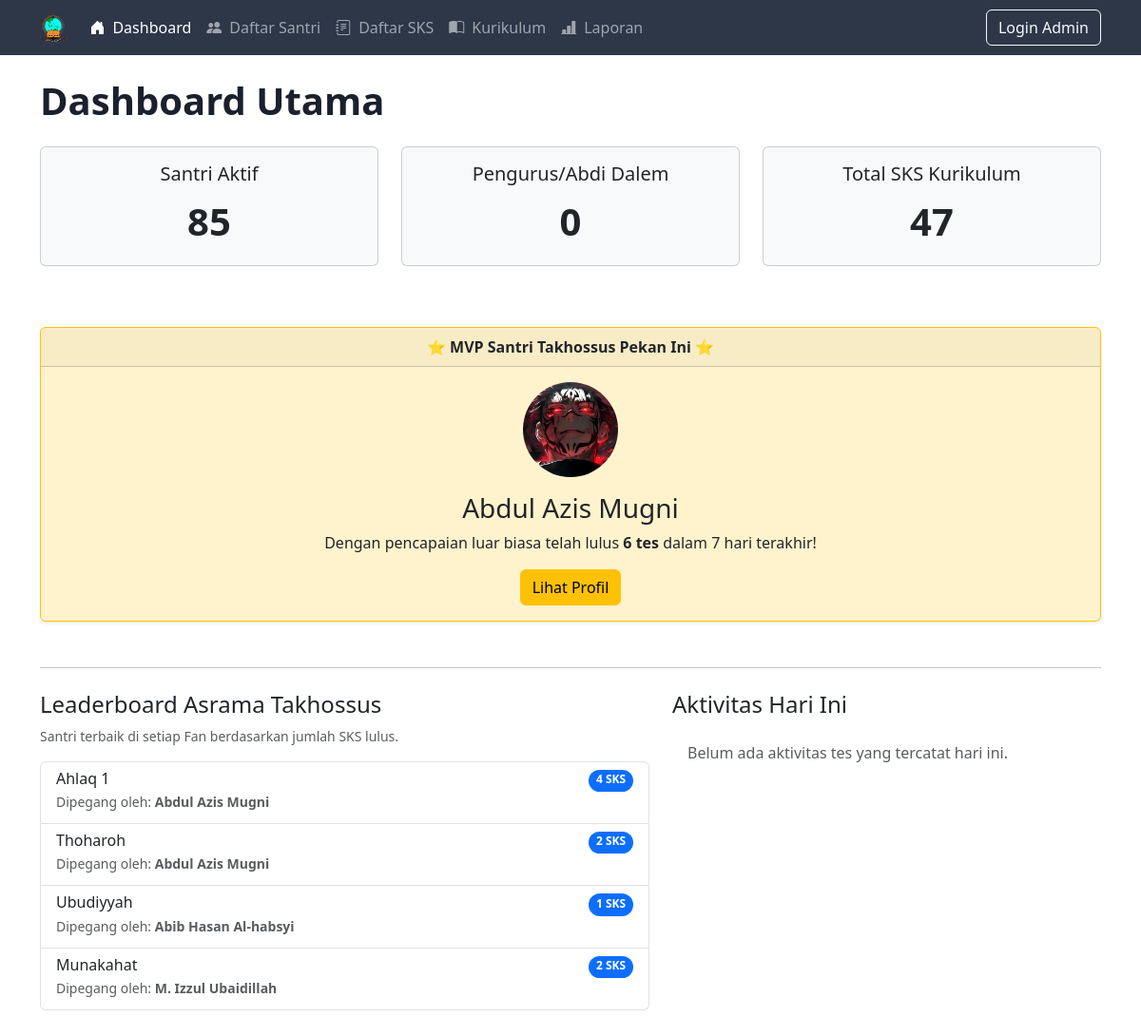
Page /santri/ on the earlier database version.
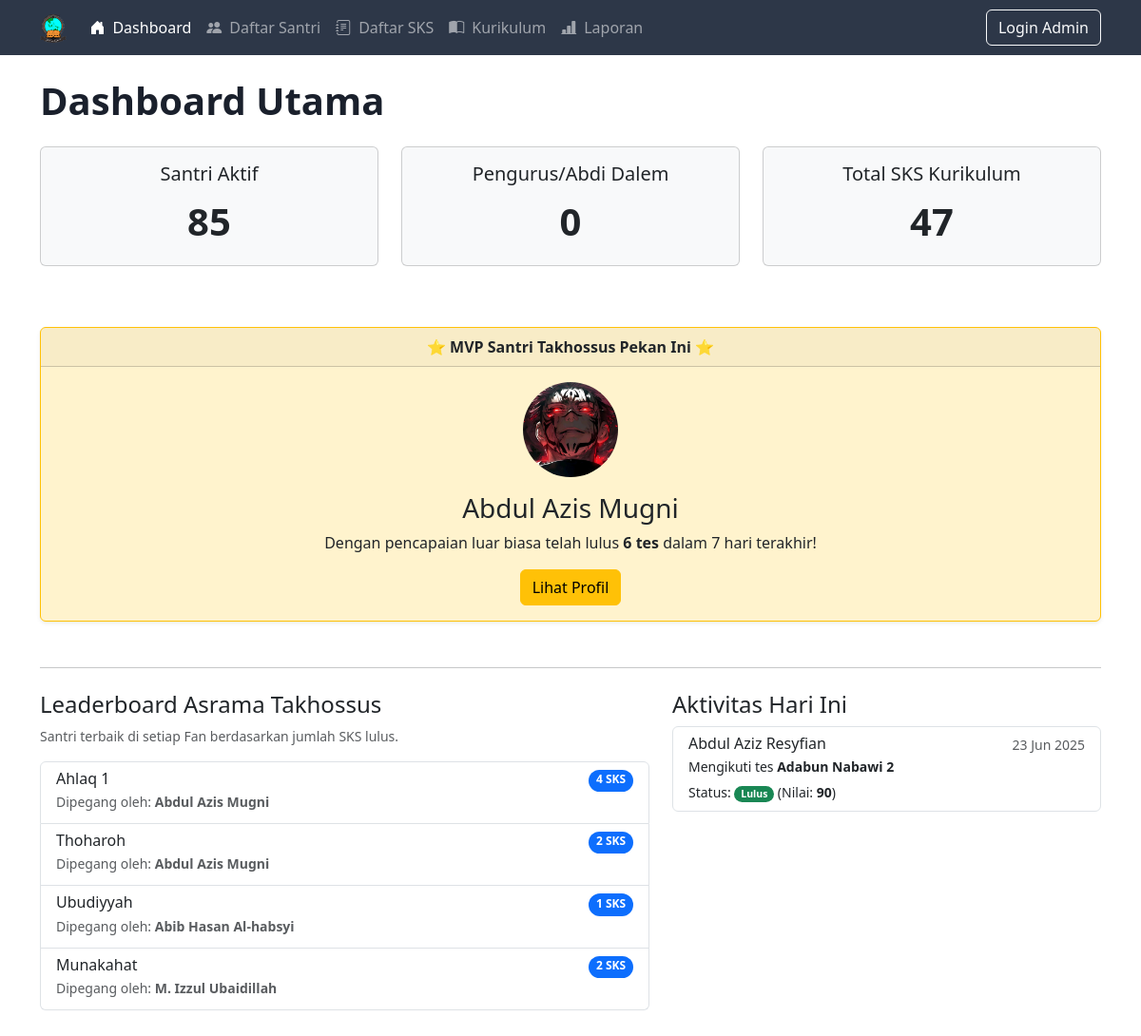
Same page on the later database version.
### core/models.py (models this page shows, shortened)
class Fan(models.Model):
    nama_fan = models.CharField(max_length=100, unique=True, verbose_name="Nama Fan")
    deskripsi = models.TextField(blank=True, null=True)
    urutan = models.IntegerField(default=0, help_text="Isi dengan angka untuk urutan, misal: 1, 2, 3...")
    target_durasi_hari = models.PositiveIntegerField(default=30, help_text="Target penyelesaian dalam HARI, misal: 1 bulan = 30 hari")

class Santri(models.Model):
    STATUS_CHOICES = [
        ('Aktif', 'Aktif'),
        ('Lulus', 'Lulus'),
        ('Non-Aktif', 'Non-Aktif'),
    ]
    nama_lengkap = models.CharField(max_length=150)
    id_santri = models.CharField(max_length=20, unique=True, blank=True, null=True, verbose_name="ID Santri")
    status = models.CharField(max_length=10, choices=STATUS_CHOICES, default='Aktif')
    foto_profil = models.ImageField(
        upload_to='santri_photos/',
        blank=True,
        null=True,
        help_text="Upload foto profil santri"
    )

class RiwayatTes(models.Model):
    santri = models.ForeignKey(Santri, on_delete=models.CASCADE, related_name='riwayat_tes')
    sks = models.ForeignKey(SKS, on_delete=models.CASCADE, related_name='riwayat_tes')
    tanggal_tes = models.DateField()
    nilai = models.IntegerField(
        validators=[MinValueValidator(0), MaxValueValidator(100)]
    )
    @property
    def status_kelulusan(self):
        if self.nilai >= self.sks.nilai_minimal:
            return "Lulus"
        else:
            return "Mengulang"

class SKS(models.Model):
    nama_sks = models.CharField(max_length=200, unique=True, verbose_name="Nama SKS/Kitab")
    fan = models.ForeignKey(Fan, on_delete=models.CASCADE, related_name='sks_list')
    nilai_minimal = models.PositiveIntegerField(default=90, help_text="Nilai minimal untuk lulus SKS ini")
    class Meta:
        verbose_name = "SKS"
        verbose_name_plural = "SKS"

### core/views.py (the view)
# urls.py: path('', views.daftar_santri, name='daftar_santri'),
def daftar_santri(request):
    total_santri_aktif = Santri.objects.filter(status='Aktif').count()
    total_lulusan = Santri.objects.filter(status='Lulus').count()
    total_sks = SKS.objects.count()
    today = date.today()
    aktivitas_terkini = RiwayatTes.objects.filter(tanggal_tes=today).order_by('-id')
    semua_fan = Fan.objects.all().order_by('urutan')
    juara_per_fan = []
    for fan in semua_fan:
        peringkat_fan = Santri.objects.filter(status='Aktif', riwayat_tes__sks__fan=fan).annotate(
            jumlah_lulus_di_fan=Count('riwayat_tes__sks', distinct=True, filter=Q(riwayat_tes__sks__fan=fan) & Q(riwayat_tes__nilai__gte=F('riwayat_tes__sks__nilai_minimal')))
        ).filter(jumlah_lulus_di_fan__gt=0).order_by('-jumlah_lulus_di_fan', 'id')
        juara = peringkat_fan.first()
        if juara:
            juara_per_fan.append({'fan': fan, 'santri': juara, 'jumlah_lulus': juara.jumlah_lulus_di_fan})
    mvp_santri = Santri.objects.filter(
        status='Aktif',
        riwayat_tes__tanggal_tes__gte=today - timedelta(days=7),
    ).annotate(
        lulus_mingguan=Count('riwayat_tes', filter=Q(riwayat_tes__nilai__gte=F('riwayat_tes__sks__nilai_minimal')))
    ).order_by('-lulus_mingguan').first()
    konteks = { 'page_title': 'Dashboard Utama', 'total_santri_aktif': total_santri_aktif, 'total_lulusan': total_lulusan, 'total_sks': total_sks, 'aktivitas_terkini': aktivitas_terkini, 'juara_per_fan': juara_per_fan, 'mvp_santri': mvp_santri }
    return render(request, 'core/daftar_santri.html', konteks)

### core/templates/core/daftar_santri.html (shortened to what the changed rows need)
{% extends 'core/base.html' %}
{% load static %}
{% block content %}
    <h1 class="mb-4">Dashboard Utama</h1>
    <div class="row mt-4">
        <div class="col-md-7">
            <div class="list-group">
                {% for data in juara_per_fan %}
                    <a href="{% url 'core:leaderboard_fan' data.fan.pk %}" class="list-group-item list-group-item-action">
                        <div class="d-flex w-100 justify-content-between">
                            <h6 class="mb-1">{{ data.fan.nama_fan }}</h6>
                            <span class="badge bg-primary rounded-pill">{{ data.jumlah_lulus }} SKS</span>
                        </div>
                        <p class="mb-1 small text-muted">Dipegang oleh: <strong>{{ data.santri.nama_lengkap }}</strong></p>
                    </a>
                {% empty %}
                    <p class="text-muted p-3">Belum ada data untuk ditampilkan.</p>
                {% endfor %}
            </div>
        </div>
        <div class="col-md-5">
            <div class="list-group">
                {% for tes in aktivitas_terkini %}
                    <div class="list-group-item">
                        <div class="d-flex w-100 justify-content-between">
                            <h6 class="mb-1">{{ tes.santri.nama_lengkap }}</h6>
                            <small class="text-muted">{{ tes.tanggal_tes|date:"d M Y" }}</small>
                        </div>
                        <p class="mb-1 small">Mengikuti tes <strong>{{ tes.sks.nama_sks }}</strong></p>
                        <small>Status: {% if tes.status_kelulusan == "Lulus" %}<span class="badge rounded-pill text-bg-success">Lulus</span>{% else %}<span class="badge rounded-pill text-bg-danger">Mengulang</span>{% endif %} (Nilai: <strong>{{ tes.nilai }}</strong>)</small>
                    </div>
                {% empty %}
                    <p class="text-muted p-3">Belum ada aktivitas tes yang tercatat hari ini.</p>
                {% endfor %}
            </div>
        </div>
    </div>
{% endblock %}

Differences in the rows shown:
added RiwayatTes: santri.nama_lengkap "Abdul Aziz Resyfian", tanggal_tes "23 Jun 2025", sks.nama_sks "Adabun Nabawi 2", shows "Lulus", nilai "90"
Other differences:
text no longer shown: "Belum ada aktivitas tes yang tercatat hari ini."
